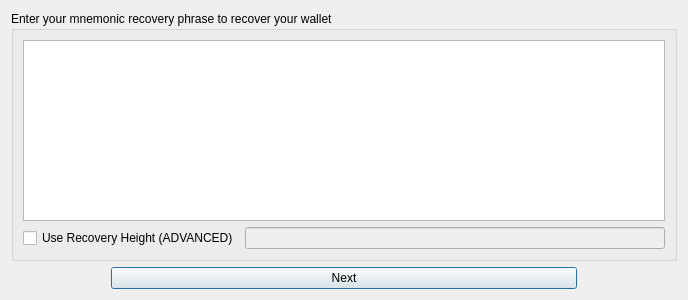
<?xml version="1.0" encoding="UTF-8"?>
<ui version="4.0">
 <class>EnterMnemonics</class>
 <widget class="QDialog" name="EnterMnemonics">
  <property name="geometry">
   <rect>
    <x>0</x>
    <y>0</y>
    <width>688</width>
    <height>300</height>
   </rect>
  </property>
  <property name="sizePolicy">
   <sizepolicy hsizetype="Expanding" vsizetype="Expanding">
    <horstretch>0</horstretch>
    <verstretch>0</verstretch>
   </sizepolicy>
  </property>
  <property name="windowTitle">
   <string>PRivaCY Coin Wallet Recovery Wizard</string>
  </property>
  <layout class="QVBoxLayout" name="verticalLayout">
   <item>
    <widget class="QGroupBox" name="groupBox">
     <property name="title">
      <string>Enter your mnemonic recovery phrase to recover your wallet</string>
     </property>
     <layout class="QVBoxLayout" name="verticalLayout_2">
      <item>
       <widget class="QTextEdit" name="mnemonics"/>
      </item>
      <item>
       <layout class="QHBoxLayout" name="horizontalLayout_4">
        <item>
         <widget class="QCheckBox" name="useRecoveryHeight">
          <property name="toolTip">
           <string>Specify a block height to start scanning for transactions during recovery. Use if you know the height of your wallet's first transaction. Incorrect usage may miss transactions, affecting wallet balance.</string>
          </property>
          <property name="text">
           <string>Use Recovery Height (ADVANCED)</string>
          </property>
         </widget>
        </item>
        <item>
         <widget class="QLineEdit" name="recoveryHeight">
          <property name="enabled">
           <bool>false</bool>
          </property>
         </widget>
        </item>
       </layout>
      </item>
     </layout>
    </widget>
   </item>
   <item>
    <layout class="QHBoxLayout" name="horizontalLayout_5">
     <property name="spacing">
      <number>50</number>
     </property>
     <property name="leftMargin">
      <number>100</number>
     </property>
     <property name="rightMargin">
      <number>100</number>
     </property>
     <item>
      <widget class="QPushButton" name="btnNext">
       <property name="text">
        <string>Next</string>
       </property>
      </widget>
     </item>
    </layout>
   </item>
  </layout>
 </widget>
 <resources/>
 <connections/>
</ui>
